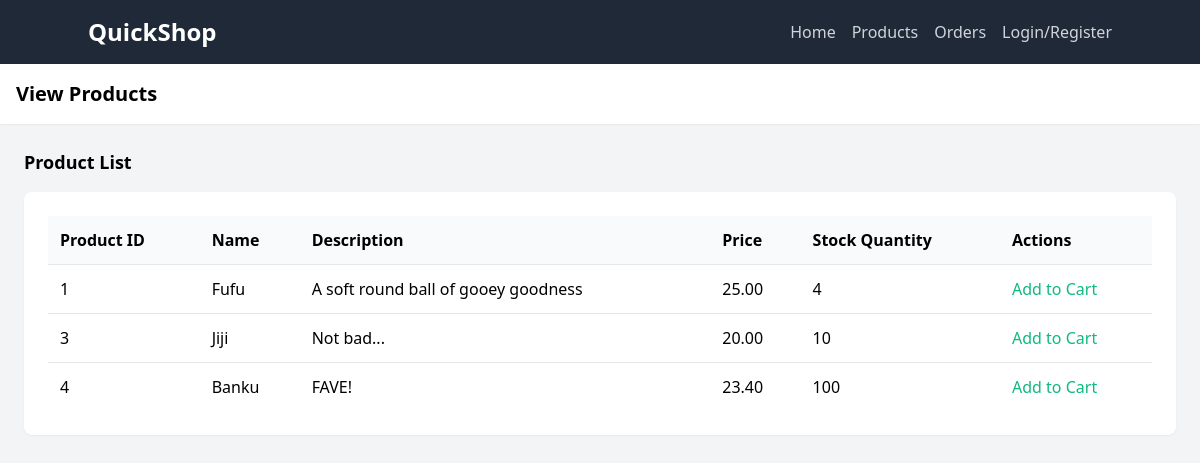
Page /view/products.php?id=1 on the committed database.
### tables this page shows
CREATE TABLE `products` (
  `product_id` int(11) NOT NULL,
  `pname` varchar(100) NOT NULL,
  `description` text NOT NULL,
  `price` decimal(10,2) NOT NULL,
  `stock_qty` int(11) DEFAULT NULL
);

### controllers/product_controller.php (called while the page is built, shortened)
<?php
require_once("../classes/product_class.php");
function getProductsController() {
    $products = new Product();
    return $products->getProducts();
}
?>

### classes/product_class.php (called while the page is built, shortened)
<?php
require_once("../settings/db_class.php");
class Product extends db_connection
{
    public function getProducts() {
        $ndb = new db_connection();
        $sql = "SELECT * FROM `products`";
        if ($ndb->db_query($sql)) {
            $products = $ndb->db_fetch_all();
            if ($products) {
                return $products;
            }
        }
        return [];
    }
}
?>

### settings/db_class.php (called while the page is built, shortened)
<?php
if (!class_exists('db_connection')) {
	class db_connection
	{
		public $db = null;
		public $results = null;
		function db_connect()
		{
			$this->db = mysqli_connect(SERVER, USERNAME, PASSWORD, DATABASE);
			if (mysqli_connect_errno()) {
				return false;
			} else {
				return true;
			}
		}
		function db_query($sqlQuery)
		{
			$this->results = mysqli_query($this->db, $sqlQuery);
			if ($this->results == false) {
				return false;
			} else {
				return true;
			}
		}
		function db_fetch_all()
		{
			return mysqli_fetch_all($this->results, MYSQLI_ASSOC);
		}
	}
}
?>

### view/products.php (the view, shortened to what this page needs)
<?php
require_once('../controllers/product_controller.php');
$products = getProductsController();
?>
<!DOCTYPE html>
<html lang="en">
<head>
    <link href="https://cdn.jsdelivr.net/npm/tailwindcss@2.2.16/dist/tailwind.min.css" rel="stylesheet">
    <link rel="stylesheet" href="https://cdnjs.cloudflare.com/ajax/libs/font-awesome/5.15.3/css/all.min.css">
</head>
<body class="bg-gray-100">
    <nav class="bg-gray-800 p-4 fixed w-full z-10 top-0">
        <div class="container mx-auto flex justify-between items-center">
            <a href="home.php" class="text-white text-2xl font-bold">QuickShop</a>
            <div class="flex items-center space-x-4">
                <a href="home.php" class="text-gray-300 hover:text-white">Home</a>
                <a href="products.php" class="text-gray-300 hover:text-white">Products</a>
                <a href="view_orders.php" class="text-gray-300 hover:text-white">Orders</a>
                <?php if (isset($_SESSION['user_name'])): ?>
                    <span class="text-gray-300">Hello, <?php echo $_SESSION['user_name']; ?>!</span>
                    <a href="edit_customer.php" class="text-gray-300 hover:text-white">
                        <i class="fas fa-user-edit"></i> Update Your Account
                    </a>
                    <a href="../actions/logout_action.php" class="text-red-500 hover:text-red-700">
                        <i class="fas fa-sign-out-alt"></i> Logout
                    </a>
                <?php else: ?>
                    <a href="login_and_register.php" class="text-gray-300 hover:text-white">Login/Register</a>
                <?php endif; ?>
            </div>
        </div>
    </nav>
    <div class="flex pt-16 h-screen">
        <div class="flex-1 overflow-x-hidden overflow-y-auto">
            <header class="bg-white shadow-sm p-4">
                <div class="flex items-center justify-between">
                    <h2 class="text-xl font-semibold">View Products</h2>
                </div>
            </header>
            <main class="p-6">
                <div class="flex justify-between items-center mb-4">
                    <h3 class="text-lg font-semibold">Product List</h3>
                </div>
                <div class="bg-white p-6 rounded-lg shadow-sm">
                    <table class="w-full">
                        <thead>
                            <tr class="bg-gray-50">
                                <th class="p-3 text-left">Product ID</th>
                                <th class="p-3 text-left">Name</th>
                                <th class="p-3 text-left">Description</th>
                                <th class="p-3 text-left">Price</th>
                                <th class="p-3 text-left">Stock Quantity</th>
                                <th class="p-3 text-left">Actions</th>
                            </tr>
                        </thead>
                        <tbody>
                            <?php foreach ($products as $product) { ?>
                                <tr class="border-t">
                                    <td class="p-3"><?php echo $product['product_id']; ?></td>
                                    <td class="p-3"><?php echo $product['pname']; ?></td>
                                    <td class="p-3"><?php echo $product['description']; ?></td>
                                    <td class="p-3"><?php echo $product['price']; ?></td>
                                    <td class="p-3"><?php echo $product['stock_qty']; ?></td>
                                    <td class="p-3">
                                        <form action="../actions/add_to_cart_action.php" method="POST">
                                            <button type="submit" class="text-green-500">Add to Cart</button>
                                        </form>
                                    </td>
                                </tr>
                            <?php } ?>
                        </tbody>
                    </table>
                </div>
            </main>
        </div>
    </div>
</body>
</html>

### rows in the picture
products: product_id "1", pname "Fufu", description "A soft round ball of gooey goodness", price "25.00", stock_qty "4"
products: product_id "3", pname "Jiji", description "Not bad...", price "20.00", stock_qty "10"
products: product_id "4", pname "Banku", description "FAVE!", price "23.40", stock_qty "100"
